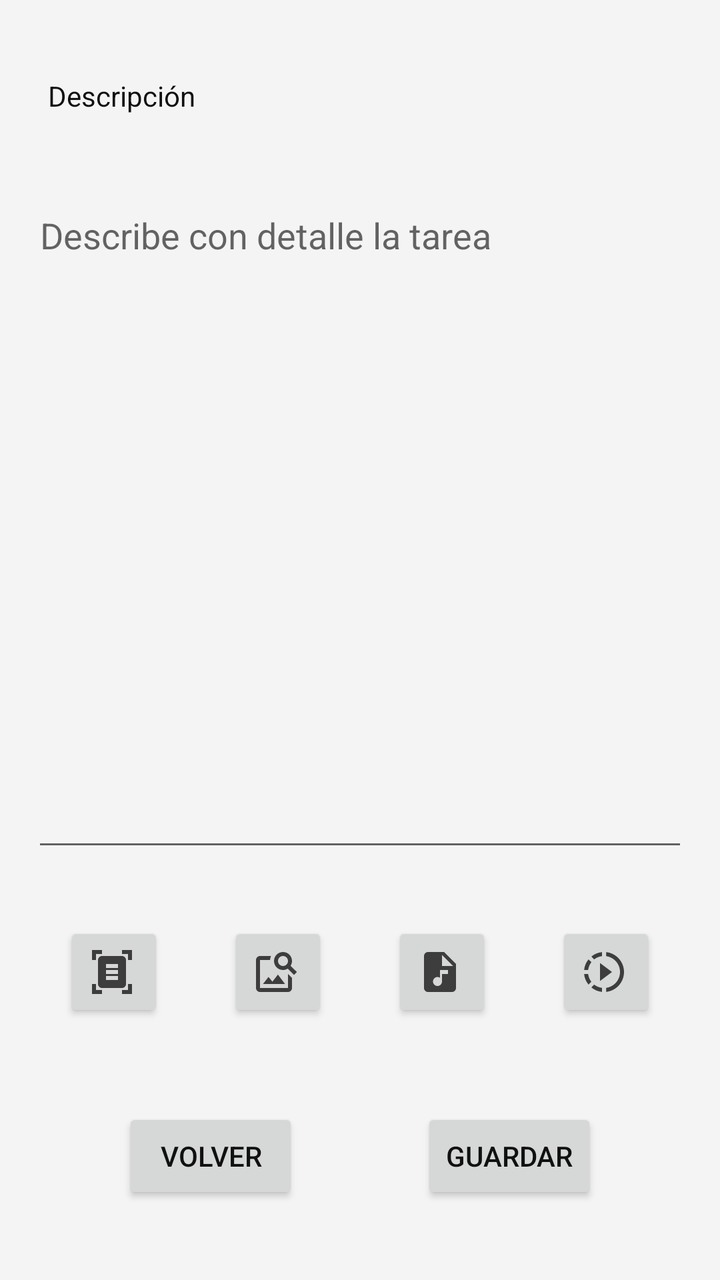
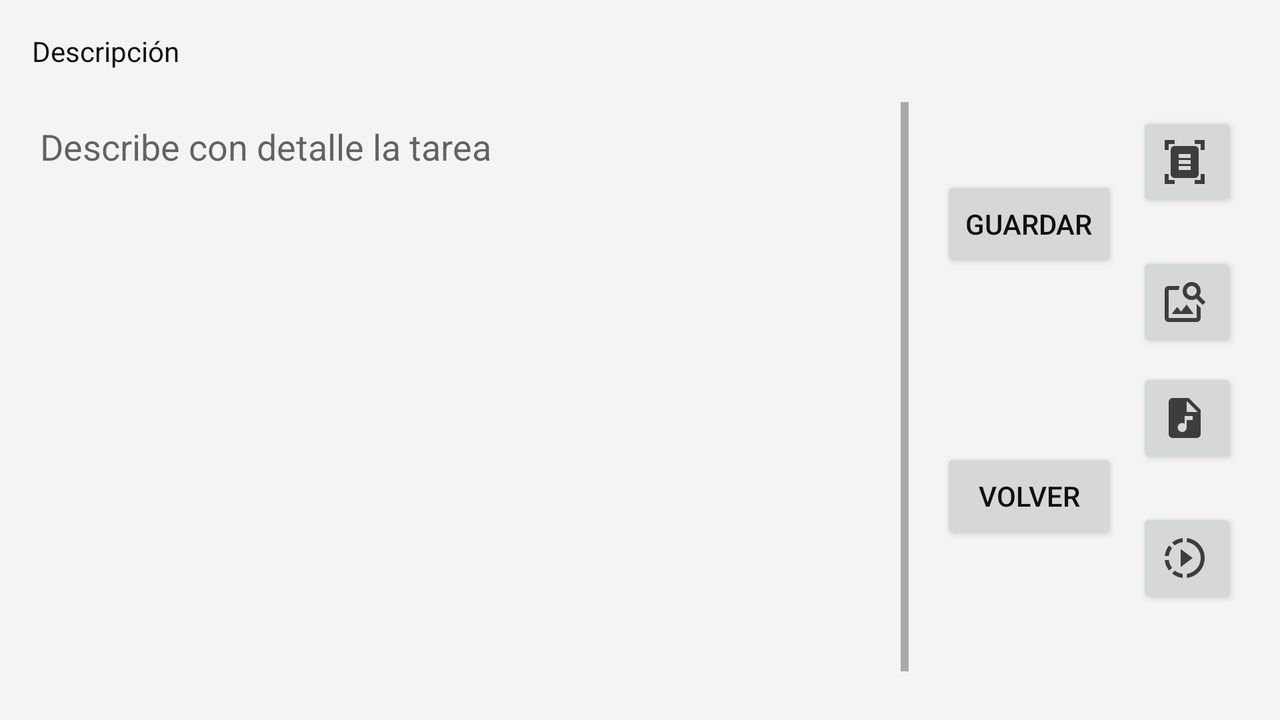

The same Android screen from two of the app's own layout files: first res/layout/ as a phone draws it, then the repository's variant for another configuration, drawn on a device whose configuration selects that folder. Both files follow.
<!-- AndroidManifest.xml: application theme Theme.TrassTarea -->
<!-- res/layout/fragment_segundo.xml -->
<?xml version="1.0" encoding="utf-8"?>
<androidx.constraintlayout.widget.ConstraintLayout xmlns:android="http://schemas.android.com/apk/res/android"
    xmlns:app="http://schemas.android.com/apk/res-auto"
    xmlns:tools="http://schemas.android.com/tools"
    android:id="@+id/frameLayout"
    android:layout_width="match_parent"
    android:layout_height="match_parent"
    tools:context=".fragmentos.FragmentoDos">

    <TextView
        android:id="@+id/tv_descripcion"
        android:layout_width="wrap_content"
        android:layout_height="wrap_content"
        android:layout_marginStart="24dp"
        android:text="@string/tv_descripcion"
        app:layout_constraintBottom_toTopOf="@+id/scrollView2"
        app:layout_constraintStart_toStartOf="parent"
        app:layout_constraintTop_toTopOf="parent" />

    <ScrollView
        android:id="@+id/scrollView2"
        android:layout_width="match_parent"
        android:layout_height="wrap_content"
        app:layout_constraintBottom_toTopOf="@+id/bt_volver"
        app:layout_constraintTop_toBottomOf="@+id/tv_descripcion">

        <androidx.appcompat.widget.AppCompatEditText
            android:id="@+id/et_descripcion"
            android:layout_width="match_parent"
            android:layout_height="wrap_content"
            android:layout_marginStart="16dp"
            android:layout_marginEnd="16dp"
            android:ems="10"
            android:gravity="start|top"
            android:hint="@string/hint_et_descripcion"
            android:inputType="textMultiLine"
            android:lines="15" />
    </ScrollView>

    <Button
        android:id="@+id/bt_guardar"
        android:layout_width="wrap_content"
        android:layout_height="wrap_content"
        android:text="@string/bt_guardar"
        app:layout_constraintBottom_toBottomOf="@+id/bt_volver"
        app:layout_constraintEnd_toEndOf="parent"
        app:layout_constraintHorizontal_bias="0.5"
        app:layout_constraintStart_toEndOf="@+id/bt_volver"
        app:layout_constraintTop_toTopOf="@+id/bt_volver"
        app:layout_constraintVertical_bias="1.0" />

    <Button
        android:id="@+id/bt_volver"
        android:layout_width="wrap_content"
        android:layout_height="wrap_content"
        android:layout_marginTop="85dp"
        android:text="@string/bt_volver"
        app:layout_constraintBottom_toBottomOf="parent"
        app:layout_constraintEnd_toStartOf="@+id/bt_guardar"
        app:layout_constraintHorizontal_bias="0.5"
        app:layout_constraintStart_toStartOf="parent"
        app:layout_constraintTop_toBottomOf="@+id/scrollView2" />

    <Button
        android:id="@+id/bt_documentos"
        android:layout_width="50dp"
        android:layout_height="50dp"
        android:layout_marginTop="45dp"
        android:layout_marginBottom="144dp"
        android:contentDescription="@string/btn_documento"
        android:drawableStart="@drawable/baseline_document"
        android:textStyle="bold"
        app:layout_constraintBottom_toBottomOf="parent"
        app:layout_constraintEnd_toStartOf="@+id/bt_imagen"
        app:layout_constraintHorizontal_bias="0.5"
        app:layout_constraintStart_toStartOf="parent"
        app:layout_constraintTop_toBottomOf="@+id/scrollView2" />

    <Button
        android:id="@+id/bt_imagen"
        android:layout_width="50dp"
        android:layout_height="50dp"
        android:drawableStart="@drawable/baseline_image_search_24"
        android:contentDescription="@string/btn_imagen"
        android:textAllCaps="true"
        app:layout_constraintEnd_toStartOf="@+id/bt_audio"
        app:layout_constraintHorizontal_bias="0.5"
        app:layout_constraintStart_toEndOf="@+id/bt_documentos"
        app:layout_constraintTop_toTopOf="@+id/bt_documentos" />

    <Button
        android:id="@+id/bt_audio"
        android:layout_width="50dp"
        android:layout_height="50dp"
        android:drawableStart="@drawable/baseline_audio_file_24"
        android:contentDescription="@string/btn_audio"
        app:layout_constraintEnd_toStartOf="@+id/bt_video"
        app:layout_constraintHorizontal_bias="0.5"
        app:layout_constraintStart_toEndOf="@+id/bt_imagen"
        app:layout_constraintTop_toTopOf="@+id/bt_imagen" />

    <Button
        android:id="@+id/bt_video"
        android:layout_width="50dp"
        android:layout_height="50dp"
        android:drawableStart="@drawable/baseline_slow_motion_video"
        android:contentDescription="@string/btn_video"
        app:layout_constraintEnd_toEndOf="parent"
        app:layout_constraintHorizontal_bias="0.5"
        app:layout_constraintStart_toEndOf="@+id/bt_audio"
        app:layout_constraintTop_toTopOf="@+id/bt_audio" />

</androidx.constraintlayout.widget.ConstraintLayout>
<!-- resources referenced by this layout -->
<resources>
  <!-- drawable baseline_audio_file_24 (drawable) -->
  <vector android:height="24dp" android:tint="#3D3D3D"
      android:viewportHeight="24" android:viewportWidth="24"
      android:width="24dp" xmlns:android="http://schemas.android.com/apk/res/android">
      <path android:fillColor="@android:color/white" android:pathData="M14,2H6C4.9,2 4.01,2.9 4.01,4L4,20c0,1.1 0.89,2 1.99,2H18c1.1,0 2,-0.9 2,-2V8L14,2zM16,13h-3v3.75c0,1.24 -1.01,2.25 -2.25,2.25S8.5,17.99 8.5,16.75c0,-1.24 1.01,-2.25 2.25,-2.25c0.46,0 0.89,0.14 1.25,0.38V11h4V13zM13,9V3.5L18.5,9H13z"/>
  </vector>
  <!-- drawable baseline_document (drawable) -->
  <vector android:height="24dp" android:tint="#3D3D3D"
      android:viewportHeight="24" android:viewportWidth="24"
      android:width="24dp" xmlns:android="http://schemas.android.com/apk/res/android">
      <path android:fillColor="@android:color/white" android:pathData="M7,3H4v3H2V1h5V3zM22,6V1h-5v2h3v3H22zM7,21H4v-3H2v5h5V21zM20,18v3h-3v2h5v-5H20zM19,18c0,1.1 -0.9,2 -2,2H7c-1.1,0 -2,-0.9 -2,-2V6c0,-1.1 0.9,-2 2,-2h10c1.1,0 2,0.9 2,2V18zM15,8H9v2h6V8zM15,11H9v2h6V11zM15,14H9v2h6V14z"/>
  </vector>
  <!-- drawable baseline_image_search_24 (drawable) -->
  <vector android:height="24dp" android:tint="#3D3D3D"
      android:viewportHeight="24" android:viewportWidth="24"
      android:width="24dp" xmlns:android="http://schemas.android.com/apk/res/android">
      <path android:fillColor="@android:color/white" android:pathData="M18,13v7L4,20L4,6h5.02c0.05,-0.71 0.22,-1.38 0.48,-2L4,4c-1.1,0 -2,0.9 -2,2v14c0,1.1 0.9,2 2,2h14c1.1,0 2,-0.9 2,-2v-5l-2,-2zM16.5,18h-11l2.75,-3.53 1.96,2.36 2.75,-3.54zM19.3,8.89c0.44,-0.7 0.7,-1.51 0.7,-2.39C20,4.01 17.99,2 15.5,2S11,4.01 11,6.5s2.01,4.5 4.49,4.5c0.88,0 1.7,-0.26 2.39,-0.7L21,13.42 22.42,12 19.3,8.89zM15.5,9C14.12,9 13,7.88 13,6.5S14.12,4 15.5,4 18,5.12 18,6.5 16.88,9 15.5,9z"/>
  </vector>
  <string name="bt_guardar">Guardar</string>
  <string name="bt_volver">Volver</string>
  <string name="btn_audio">Audio</string>
  <string name="btn_documento">Documentos</string>
  <string name="btn_imagen">Imágenes</string>
  <string name="btn_video">Vídeo</string>
  <string name="hint_et_descripcion">Describe con detalle la tarea</string>
  <string name="tv_descripcion">Descripción</string>
  <style name="Theme.TrassTarea" parent="Theme.AppCompat.DayNight.DarkActionBar">
          
          <item name="colorPrimary">@color/primario</item>
          <item name="colorPrimaryVariant">@color/primario_oscuro</item>
          <item name="colorOnPrimary">@color/gris_oscuro</item>
          
          <item name="colorSecondary">@color/resaltado</item>
          <item name="colorSecondaryVariant">@color/resaltado_oscuro</item>
          <item name="colorOnSecondary">@color/oscuro</item>
          
  
          <item name="android:background">@color/claro</item>
          
          
          <item name="android:textColor">@color/oscuro</item>
          <item name="android:actionMenuTextColor">@color/oscuro</item>
      </style>
  <color name="primario">#4E616C</color>
  <color name="primario_oscuro">#20333D</color>
  <color name="gris_oscuro">#363636</color>
  <color name="resaltado">#219BCC</color>
  <color name="resaltado_oscuro">#004C69</color>
  <color name="oscuro">#FF101010</color>
  <color name="claro">#FFf4f4f4</color>
</resources>
<!-- res/layout-land/fragment_segundo.xml (the repository's variant of the layout above) -->
<!-- drawn on the phone turned sideways -->
<?xml version="1.0" encoding="utf-8"?>
<androidx.constraintlayout.widget.ConstraintLayout xmlns:android="http://schemas.android.com/apk/res/android"
    xmlns:app="http://schemas.android.com/apk/res-auto"
    xmlns:tools="http://schemas.android.com/tools"
    android:id="@+id/frameLayout"
    android:layout_width="match_parent"
    android:layout_height="match_parent"
    tools:context=".fragmentos.FragmentoDos">

    <TextView
        android:id="@+id/tv_descripcion"
        android:layout_width="wrap_content"
        android:layout_height="wrap_content"
        android:layout_marginStart="16dp"
        android:layout_marginTop="16dp"
        android:text="@string/tv_descripcion"
        app:layout_constraintStart_toStartOf="parent"
        app:layout_constraintTop_toTopOf="parent" />

    <ScrollView
        android:id="@+id/scrollView2"
        android:layout_width="0dp"
        android:layout_height="0dp"
        android:layout_marginTop="16dp"
        app:layout_constraintBottom_toBottomOf="parent"
        app:layout_constraintEnd_toStartOf="@+id/guideline3"
        app:layout_constraintStart_toStartOf="parent"
        app:layout_constraintTop_toBottomOf="@+id/tv_descripcion">

        <androidx.appcompat.widget.AppCompatEditText
            android:id="@+id/et_descripcion"
            android:layout_width="match_parent"
            android:layout_height="wrap_content"
            android:layout_marginStart="16dp"
            android:layout_marginEnd="16dp"
            android:ems="10"
            android:gravity="start|top"
            android:hint="@string/hint_et_descripcion"
            android:inputType="textMultiLine"
            android:lines="15" />
    </ScrollView>

    <Button
        android:id="@+id/bt_volver"
        android:layout_width="wrap_content"
        android:layout_height="wrap_content"
        android:text="@string/bt_volver"
        app:layout_constraintBottom_toBottomOf="parent"
        app:layout_constraintEnd_toEndOf="@+id/bt_guardar"
        app:layout_constraintHorizontal_bias="0.5"
        app:layout_constraintStart_toStartOf="@+id/bt_guardar"
        app:layout_constraintTop_toBottomOf="@+id/bt_guardar" />

    <Button
        android:id="@+id/bt_guardar"
        android:layout_width="wrap_content"
        android:layout_height="wrap_content"
        android:layout_marginStart="16dp"
        android:text="@string/bt_guardar"
        app:layout_constraintBottom_toTopOf="@+id/bt_volver"
        app:layout_constraintStart_toStartOf="@+id/guideline3"
        app:layout_constraintTop_toTopOf="parent" />

    <Button
        android:id="@+id/bt_documentos"
        android:layout_width="50dp"
        android:layout_height="50dp"
        android:layout_marginStart="10dp"
        android:layout_marginBottom="30dp"
        android:contentDescription="@string/btn_documento"
        android:drawableStart="@drawable/baseline_document"
        android:textStyle="bold"
        app:layout_constraintBottom_toBottomOf="@+id/bt_guardar"
        app:layout_constraintStart_toEndOf="@+id/bt_guardar" />

    <Button
        android:id="@+id/bt_imagen"
        android:layout_width="50dp"
        android:layout_height="50dp"
        android:layout_marginTop="20dp"
        android:contentDescription="@string/btn_imagen"
        android:drawableStart="@drawable/baseline_image_search_24"
        android:textAllCaps="true"
        app:layout_constraintEnd_toEndOf="@+id/bt_documentos"
        app:layout_constraintTop_toBottomOf="@+id/bt_documentos" />

    <Button
        android:id="@+id/bt_audio"
        android:layout_width="50dp"
        android:layout_height="50dp"
        android:layout_marginBottom="20dp"
        android:contentDescription="@string/btn_audio"
        android:drawableStart="@drawable/baseline_audio_file_24"
        app:layout_constraintBottom_toTopOf="@+id/bt_video"
        app:layout_constraintEnd_toEndOf="@+id/bt_imagen" />

    <Button
        android:id="@+id/bt_video"
        android:layout_width="50dp"
        android:layout_height="50dp"
        android:layout_marginTop="30dp"
        android:contentDescription="@string/btn_video"
        android:drawableStart="@drawable/baseline_slow_motion_video"
        app:layout_constraintEnd_toEndOf="@+id/bt_audio"
        app:layout_constraintTop_toTopOf="@+id/bt_volver" />

    <androidx.constraintlayout.widget.Guideline
        android:id="@+id/guideline3"
        android:layout_width="wrap_content"
        android:layout_height="wrap_content"
        android:orientation="vertical"
        app:layout_constraintGuide_percent="0.71" />

</androidx.constraintlayout.widget.ConstraintLayout>
